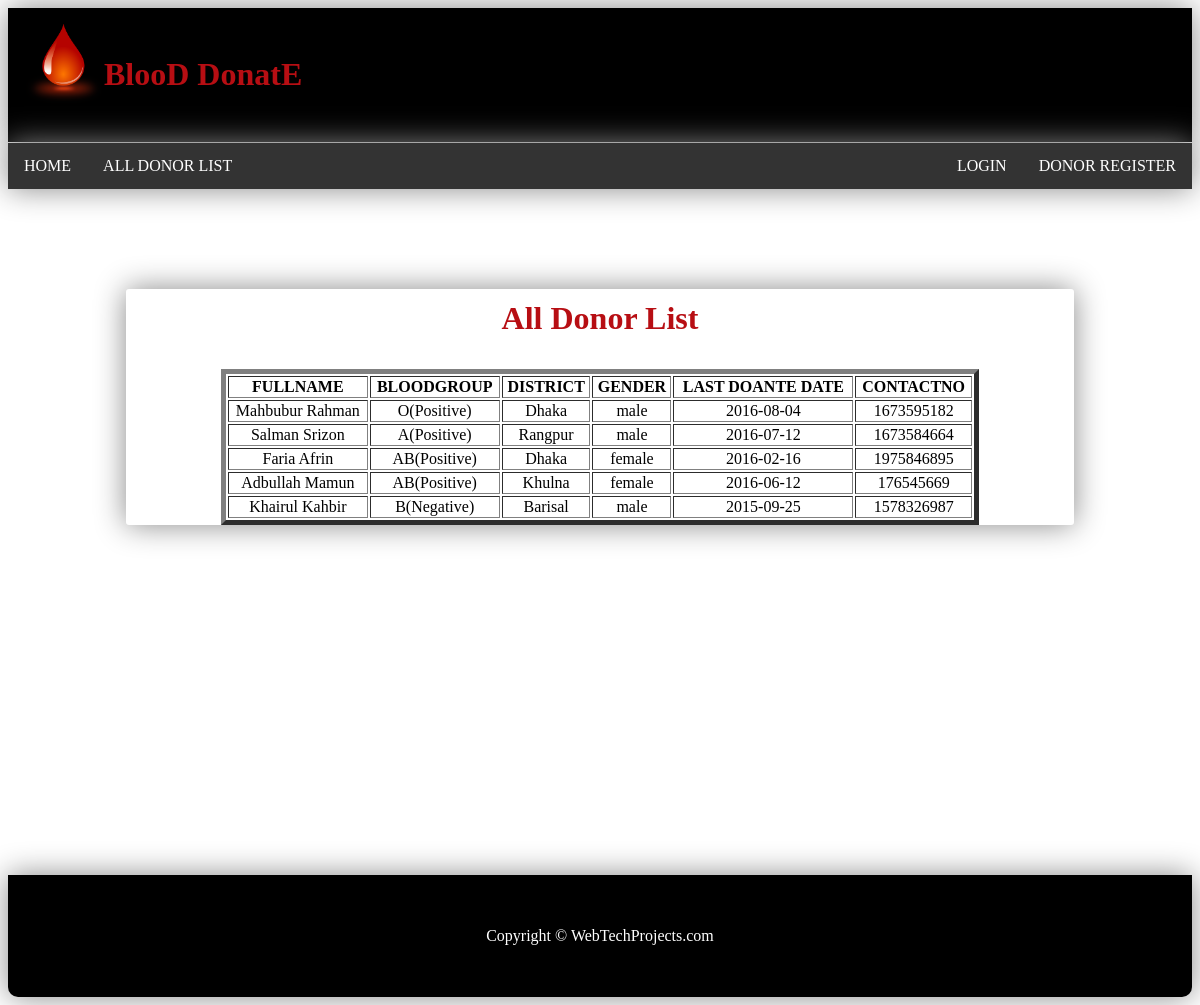
Screenshot of /view/alldonorlist.php with the database file from the repository.
### tables this page shows
CREATE TABLE `donorreg` (
  `ID` int(15) NOT NULL,
  `FULLNAME` varchar(70) NOT NULL,
  `USERNAME` varchar(70) NOT NULL,
  `EMAIL` varchar(70) NOT NULL,
  `BLOODGROUP` varchar(70) NOT NULL,
  `DISTRICT` varchar(70) NOT NULL,
  `GENDER` varchar(70) NOT NULL,
  `LAST_DONATE_DATE` date NOT NULL,
  `CONTACTNO` int(11) NOT NULL,
  `message` varchar(255) NOT NULL,
  `reply_message` varchar(255) NOT NULL
);

### data/dbcon.php (called while the page is built, shortened)
<?php
function get_db_connection(){
		$servername = "127.0.0.1:3306";
		$username = "root";
		$password = "";
		$dbname = "blooddonate";
		$conn = mysqli_connect($servername, $username, $password, $dbname);
		return $conn;
}
?>

### service/register_service.php (called while the page is built, shortened)
<?php include("../data/dbcon.php"); ?>
<?php
		function get_all_donor_register(){
		$query = "SELECT *FROM donorreg";
		return mysqli_query(get_db_connection(), $query);
	}
?>

### view/alldonorlist.php (the view, shortened to what this page needs)
<?php include("../service/register_service.php"); ?>
<html>
  <head>
  </head>
<body>
<?php include("header.php");?>
<center>
<div id="log" >
<h1>All Donor List</h1>
<?php
	$result = get_all_donor_register();
	echo '<table border="5" width="80%" align="center"><tr><th>FULLNAME</th><th>BLOODGROUP</th><th>DISTRICT</th><th>GENDER</th><th>LAST DOANTE DATE</th><th>CONTACTNO</th></tr>';
	while($data3 = mysqli_fetch_assoc($result)){
			echo '<tr align="center">
			<td>'.$data3['FULLNAME'].'</td>
			<td>'.$data3['BLOODGROUP'].'</td>
			<td>'.$data3['DISTRICT'].'</td>
			<td>'.$data3['GENDER'].'</td>
			<td>'.$data3['LAST_DONATE_DATE'].'</td>
			<td>'.$data3['CONTACTNO'].'</td>
			</tr>';
	}
	echo '</table>';
?>
</div>
</center>
<?php include("footer.php");?>
</body>
</html>

### view/header.php (shortened to what this page needs)
<html>
<head>
</head>
<body>
<div class="container">
<header>
<a href="index.php"><img src="bl.png" width="80px" height="80px" style="float:left" /><h1 >BlooD DonatE</h1></a>
</header>
<ul>
        <li><a href="index.php">HOME</a></li>
        <li><a href='alldonorlist.php'>ALL DONOR LIST</a></li>
        <li style='float:right'><a href='register.php'>DONOR REGISTER</a></li>
        <li style='float:right'><a href='login.php'>LOGIN</a></li>
</ul>
</div>
</body>
</html>

### view/footer.php (shortened to what this page needs)
<html>
  <head>
  </head>
<body>
<footer>Copyright &copy; WebTechProjects.com</footer>
</body>
</html>

### view/alldonorlist.php (style rules this page uses)
#log { width: 80%; box-shadow: 0px 0px 31px #888; margin-top: 100px; margin-bottom: 350px; border-radius: 3px; }

### view/header.php (style rules this page uses)
header { padding: 1em; background-color: black; clear: left; box-shadow: 0px 0px 31px #888; margin-top: 1px; }
ul { list-style-type: none; margin: 0; padding: 0; overflow: hidden; background-color: #333; width:100%; box-shadow: 0px 0px 31px #888; margin-top: 1px; }
li { float: left; }
li a { display: block; color: white; text-align: center; padding: 14px 16px; text-decoration: none; }
a { text-decoration:none; }
h1 { padding: 11px 16px; color:#b70e13; }
.container { width: 100%; }

### view/footer.php (style rules this page uses)
footer { padding: 1px; color: white; background-color: black; clear: left; text-align: center; padding: 52px; weight:100%; box-shadow: 0px 0px 31px #888; margin-top: 10px; border-bottom-right-radius: 10px; border-bottom-left-radius: 10px; }

### rows the page displays
donorreg: FULLNAME "Mahbubur Rahman", BLOODGROUP "O(Positive)", DISTRICT "Dhaka", GENDER "male", LAST_DONATE_DATE "2016-08-04", CONTACTNO "1673595182"
donorreg: FULLNAME "Salman Srizon", BLOODGROUP "A(Positive)", DISTRICT "Rangpur", GENDER "male", LAST_DONATE_DATE "2016-07-12", CONTACTNO "1673584664"
donorreg: FULLNAME "Faria Afrin", BLOODGROUP "AB(Positive)", DISTRICT "Dhaka", GENDER "female", LAST_DONATE_DATE "2016-02-16", CONTACTNO "1975846895"
donorreg: FULLNAME "Adbullah Mamun", BLOODGROUP "AB(Positive)", DISTRICT "Khulna", GENDER "female", LAST_DONATE_DATE "2016-06-12", CONTACTNO "176545669"
donorreg: FULLNAME "Khairul Kahbir", BLOODGROUP "B(Negative)", DISTRICT "Barisal", GENDER "male", LAST_DONATE_DATE "2015-09-25", CONTACTNO "1578326987"
